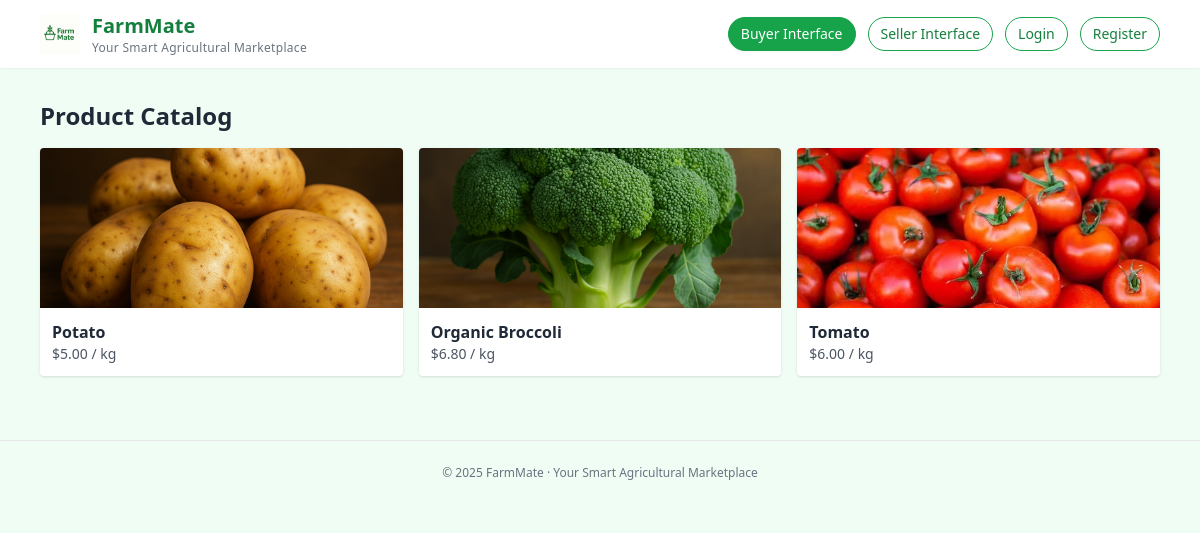
The app's page /buy/, older data.
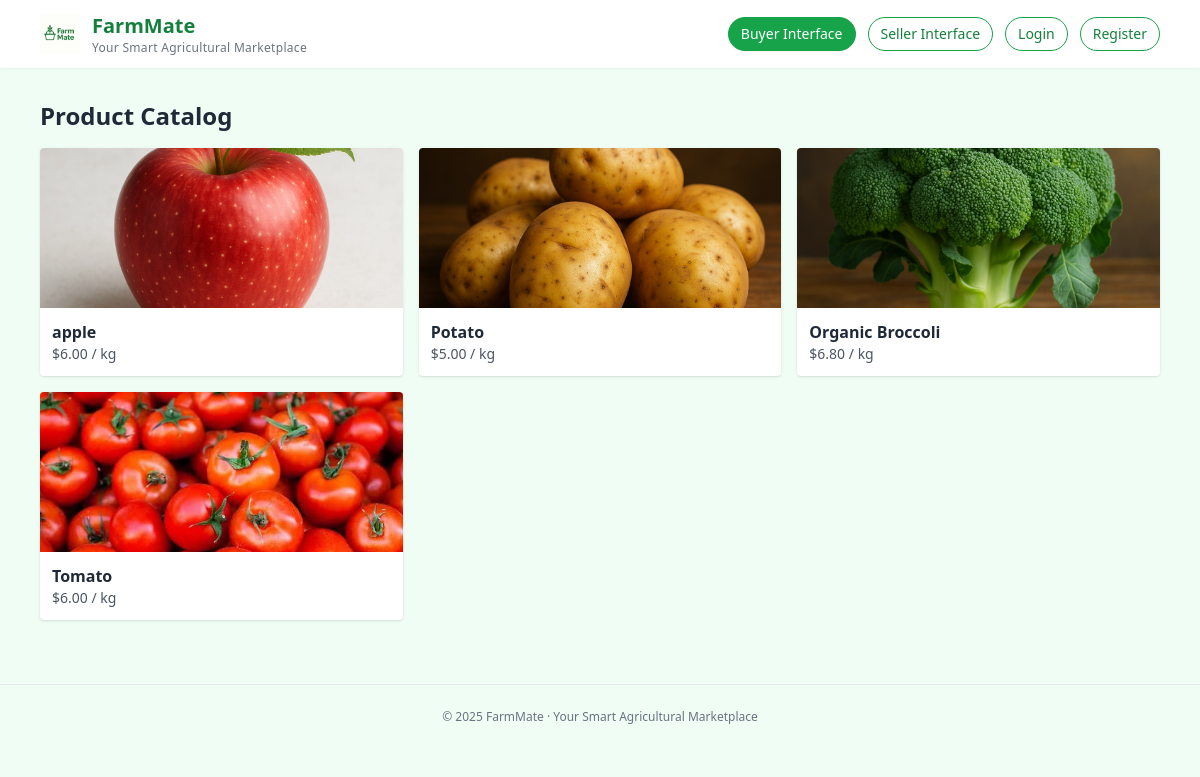
The same page, newer data.
### products/models.py (models this page shows)
class Product(models.Model):
    supplier = models.ForeignKey(SupplierProfile, on_delete=models.CASCADE, related_name='products')
    name = models.CharField(max_length=200)
    category = models.CharField(max_length=100, blank=True)
    unit = models.CharField(max_length=50, default='kg')
    stock = models.PositiveIntegerField(default=0)
    base_price = models.DecimalField(max_digits=10, decimal_places=2, default=0)
    ai_description_en = models.TextField(blank=True)
    ai_description_zh = models.TextField(blank=True)
    created_at = models.DateTimeField(auto_now_add=True)
    image = models.ImageField(upload_to='products/', blank=True, null=True)
    is_active = models.BooleanField(default=True, verbose_name="是否上架")

### products/views.py (the view)
# urls.py: path('buy/', buyer_catalog, name='buyer-catalog'),
def buyer_catalog(request):
    products = Product.objects.filter(is_active=True).order_by("-created_at")
    return render(request, "buyer/catalog.html", {"products": products})

### templates/buyer/catalog.html (shortened to what this page needs)
{% extends "_base.html" %}
{% block content %}
  <h2 class="text-2xl font-semibold mb-4">Product Catalog</h2>
  <div class="grid md:grid-cols-3 gap-4">
  {% for p in products %}
    <a href="/buy/products/{{ p.id }}/" class="block bg-white rounded shadow hover:shadow-md">
      {% if p.image %}
        <img src="{{ p.image.url }}" class="w-full h-40 object-cover rounded-t" alt="{{ p.name }}">
      {% endif %}
      <div class="p-3">
        <div class="font-semibold">{{ p.name }}</div>
        <div class="text-sm text-gray-600">${{ p.base_price }} / {{ p.unit }}</div>
      </div>
    </a>
  {% empty %}
    <p class="text-gray-500">No products available.</p>
  {% endfor %}
  </div>
{% endblock %}

Row changes from the older to the newer data that the page shows:
now on this page (row edited): Product: image (picture), name "apple", base_price "6.00", unit "kg"
